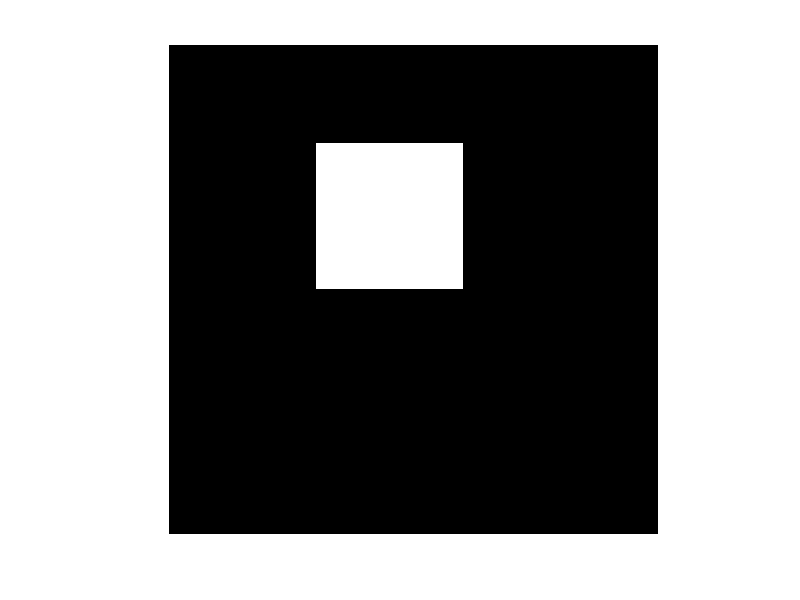

Write MATLAB code to recreate this figure. (Note: this script raises an error after producing the figure.)
clc 

% Definir la geometría voxelizada
%A = randi([0 1], [20 20 20]); % Ejemplo de geometría voxelizada aleatoria
A=zeros(20,20,20); 
A(5:10,7:12,5:15)=1;

s=size(A); 

figure(1)
imshow(A(:,:,10),[])

% Crear un vector de coordenadas para cada voxel
[x,y,z] = meshgrid(1:s(2), 1:s(1), 1:s(3));

% Crear una matriz que contenga las coordenadas de todos los voxels
V = reshape([x(:), y(:), z(:)], [], 3);

% Encontrar los índices de los voxels que corresponden a la región de interés
I = find(A(:) == 1);

% Crear la triangulación de Delaunay utilizando solo los puntos correspondientes a la región de interés
DT = delaunayTriangulation(V(I,:));
T = DT.ConnectivityList;

% Visualizar la malla tetraédrica
%figure(2)
tetramesh(T, V);

%% 
% Definir las dimensiones de la geometría
x_range = [-5, 5];
y_range = [-7, 7];
z_range = [-10, 10];

% Definir la resolución de la geometría
dx = 0.25;
dy = 0.25;
dz = 0.25;

% Crear un vector de coordenadas para cada voxel
[x, y, z] = meshgrid(x_range(1):dx:x_range(2), y_range(1):dy:y_range(2), z_range(1):dz:z_range(2));

% Crear una matriz que contenga las coordenadas de todos los voxels
V = reshape([x(:), y(:), z(:)], [], 3);

% Crear la geometría de prueba
A = zeros(size(x));
A(5/dx:10/dx, 7/dy:12/dy, 5/dz:15/dz) = 1;

% Encontrar los índices de los voxels que corresponden a la región de interés
ind = find(A(:) == 1);

V1=V(ind,:);

% Crear la triangulación de Delaunay utilizando solo los puntos correspondientes a la región de interés
DT = delaunayTriangulation(V1);
T = DT.ConnectivityList;

% Visualizar la malla tetraédrica
figure(3)
tetramesh(T, V1);

figure(4)
tetramesh(DT)
